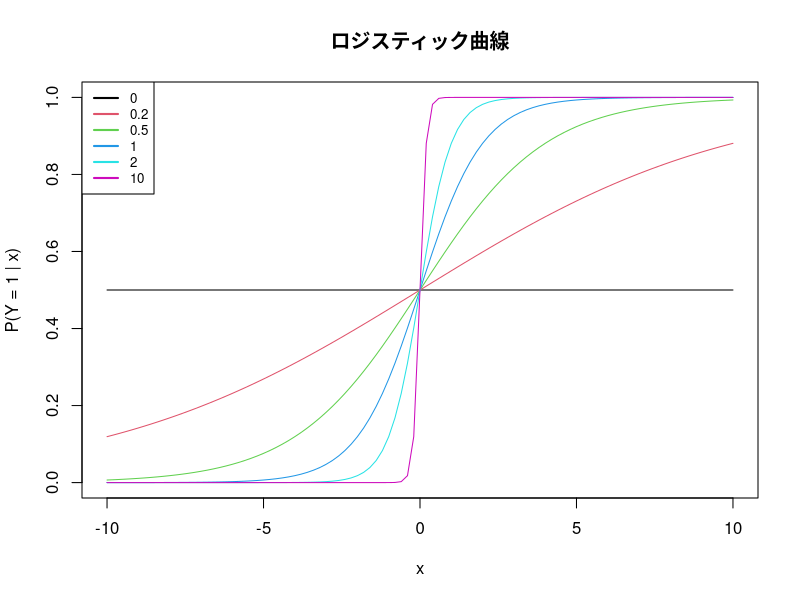

Here is the R script that generated this plot:
# Clear environment
rm(list = ls())

# Setting Japanese font (for MacOSX)
# par(family= "HiraKakuProN-W3")

# Chapter1 e.g.29
f <- function(x) {
  exp(beta_0 + beta * x) / (1 + exp(beta_0 + beta * x))
}

beta_0 <- 0
beta_seq <- c(0, 0.2, 0.5, 1, 2, 10)
m <- length(beta_seq)
beta <- beta_seq[1]
plot(f, xlim = c(-10, 10), ylim = c(0, 1),
     xlab = "x", ylab = "P(Y = 1 | x)",
     col = 1,
     main = "ロジスティック曲線")

for (i in 2:m) {
  beta <- beta_seq[i]
  par(new = TRUE)
  plot(f, xlim = c(-10, 10), ylim = c(0, 1),
       xlab = "", ylab = "",
       axes = FALSE,
       col = i)
}
legend("topleft", legend = beta_seq,
       col = 1:length(beta_seq), 
       lwd = 2, 
       cex = .8)
